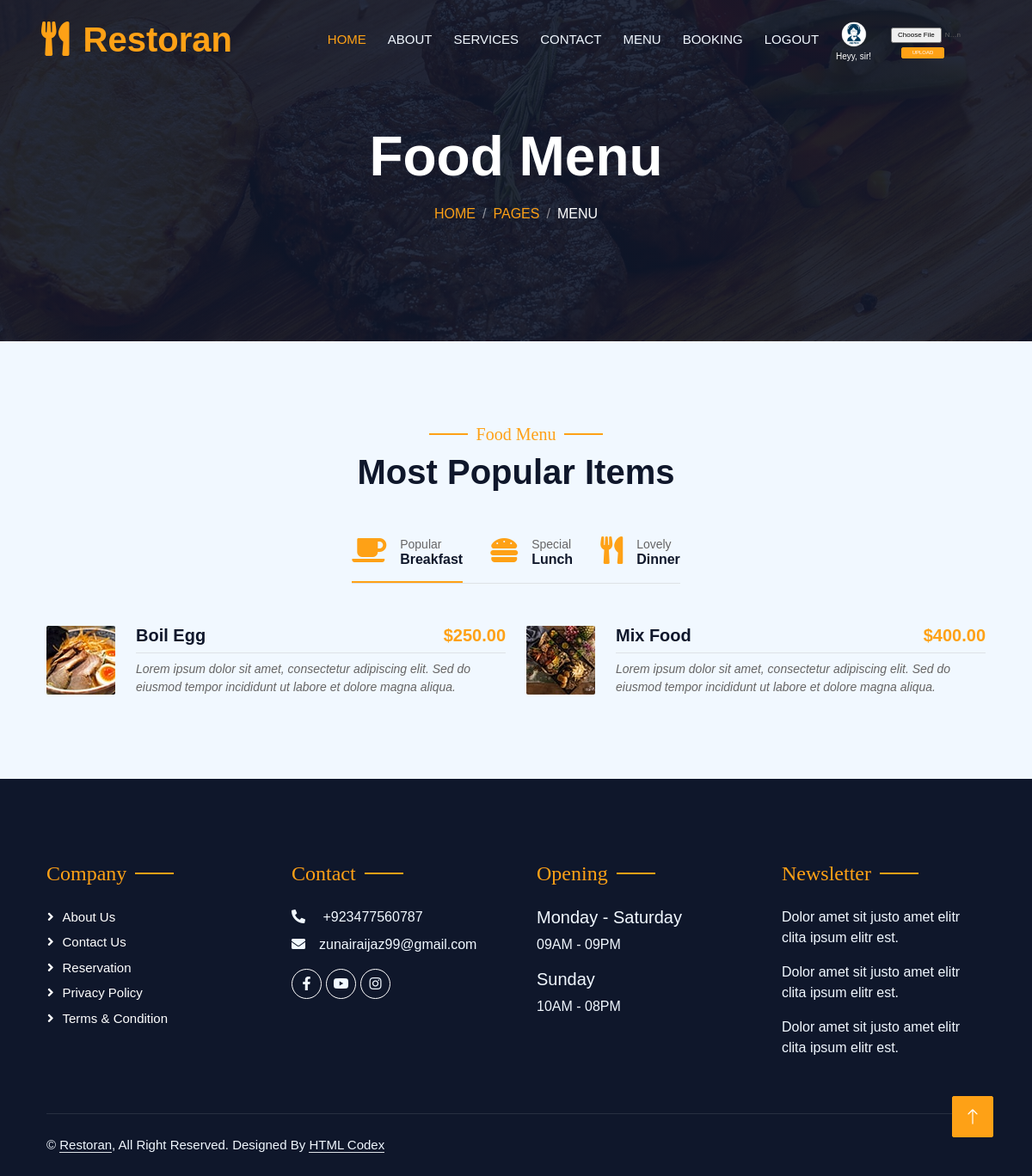
The app's page /menu/ (signed in) with its own data.
### home/models.py (models this page shows, shortened)
class User_profile(models.Model):
    user = models.OneToOneField(User, on_delete=models.CASCADE, related_name='user_profile')
    profile_picture = models.ImageField(
        upload_to='profile_pictures/',  # better folder name for uploads
        blank=True
    )

class MenuItem(models.Model):
    CATEGORY_CHOICES = [
        ('breakfast', 'Breakfast'),
        ('lunch', 'Lunch'),
        ('dinner', 'Dinner'),
    ]
    name = models.CharField(max_length=100)
    description = models.TextField()
    price = models.DecimalField(max_digits=6, decimal_places=2)
    image = models.ImageField(upload_to='menu_images/')
    category = models.CharField(max_length=10, choices=CATEGORY_CHOICES)
    from django.db import models

### home/views.py (the view)
# urls.py: path('menu/', views.menu, name='menu'),  # Menu list page
def menu(request):
    breakfast_items = MenuItem.objects.filter(category='breakfast')
    lunch_items = MenuItem.objects.filter(category='lunch')
    dinner_items = MenuItem.objects.filter(category='dinner')
    context = {
        'breakfast_items': breakfast_items,
        'lunch_items': lunch_items,
        'dinner_items': dinner_items,
    }
    return render(request, 'menu.html', context)

### templates/menu.html (shortened to what this page needs)
{% extends "base.html" %}
{% load static %}
{% block body %}
  <div class="container-xxl py-5 bg-dark hero-header mb-5">
                <div class="container text-center my-5 pt-5 pb-4">
                    <h1 class="display-3 text-white mb-3 animated slideInDown">Food Menu</h1>
                    <nav aria-label="breadcrumb">
                        <ol class="breadcrumb justify-content-center text-uppercase">
                            <li class="breadcrumb-item"><a href="#">Home</a></li>
                            <li class="breadcrumb-item"><a href="#">Pages</a></li>
                            <li class="breadcrumb-item text-white active" aria-current="page">Menu</li>
                        </ol>
                    </nav>
                </div>
            </div>
{% load static %}
{% if user.is_authenticated %}
  <div class="container-xxl py-5">
    <div class="container">
      <div class="text-center wow fadeInUp" data-wow-delay="0.1s">
        <h5 class="section-title ff-secondary text-center text-primary fw-normal">Food Menu</h5>
        <h1 class="mb-5">Most Popular Items</h1>
      </div>
      <div class="tab-class text-center wow fadeInUp" data-wow-delay="0.1s">
        <ul class="nav nav-pills d-inline-flex justify-content-center border-bottom mb-5">
          <li class="nav-item">
            <a class="d-flex align-items-center text-start mx-3 ms-0 pb-3 active" data-bs-toggle="pill" href="#tab-1">
              <i class="fa fa-coffee fa-2x text-primary"></i>
              <div class="ps-3">
                <small class="text-body">Popular</small>
                <h6 class="mt-n1 mb-0">Breakfast</h6>
              </div>
            </a>
          </li>
          <li class="nav-item">
            <a class="d-flex align-items-center text-start mx-3 pb-3" data-bs-toggle="pill" href="#tab-2">
              <i class="fa fa-hamburger fa-2x text-primary"></i>
              <div class="ps-3">
                <small class="text-body">Special</small>
                <h6 class="mt-n1 mb-0">Lunch</h6>
              </div>
            </a>
          </li>
          <li class="nav-item">
            <a class="d-flex align-items-center text-start mx-3 me-0 pb-3" data-bs-toggle="pill" href="#tab-3">
              <i class="fa fa-utensils fa-2x text-primary"></i>
              <div class="ps-3">
                <small class="text-body">Lovely</small>
                <h6 class="mt-n1 mb-0">Dinner</h6>
              </div>
            </a>
          </li>
        </ul>
        <div class="tab-content">
          <div id="tab-1" class="tab-pane fade show p-0 active">
            <div class="row g-4">
              {% for item in breakfast_items %}
              <div class="col-lg-6">
                <div class="d-flex align-items-center">
                  <img src="{{ item.image.url }}" class="flex-shrink-0 img-fluid rounded" style="width: 80px;" alt="{{ item.name }}">
                  <div class="w-100 d-flex flex-column text-start ps-4">
                    <h5 class="d-flex justify-content-between border-bottom pb-2">
                      <span>{{ item.name }}</span>
                      <span class="text-primary">${{ item.price }}</span>
                    </h5>
                    <small class="fst-italic">{{ item.description }}</small>
                  </div>
                </div>
              </div>
              {% empty %}
              <p>No breakfast items found.</p>
              {% endfor %}
            </div>
          </div>
        </div>
      </div>
    </div>
  </div>
{% else %}
  <div class="container text-center mt-5">
    <h2 class="text-dark">You must be logged in to view the menu.</h2>
    <a class="btn btn-primary mt-3" href="{% url 'login' %}">Login Here</a>
  </div>
{% endif %}
{% endblock body %}

### templates/base.html (shortened to what this page needs)
{% load static %}
<!doctype html>
<html lang="eng">
  <head>
 <link href="https://cdn.jsdelivr.net/npm/bootstrap@5.3.0/dist/css/bootstrap.min.css" rel="stylesheet">
<link href="https://cdnjs.cloudflare.com/ajax/libs/font-awesome/5.10.0/css/all.min.css" rel="stylesheet">
<link href="https://cdn.jsdelivr.net/npm/bootstrap-icons@1.4.1/font/bootstrap-icons.css" rel="stylesheet">
<link rel="stylesheet" href="{% static 'css/bootstrap.min.css' %}" >
 <link rel="stylesheet" href="{% static 'css/style.css' %}">
{% load static %}
  </head>
  <body>
        <div class="container-xxl position-relative p-0">
            <nav class="navbar navbar-expand-lg navbar-dark bg-dark px-4 px-lg-5 py-3 py-lg-0">
                <a href="" class="navbar-brand p-0">
                    <h1 class="text-primary m-0"><i class="fa fa-utensils me-3"></i>Restoran</h1>
                </a>
                <div class="collapse navbar-collapse" id="navbarCollapse">
                    <div class="navbar-nav ms-auto py-0 pe-4">
                      <li class="nav-item">
               <a class="nav-link active" aria-current="page"  href="/">Home</a>
            </li>
                       <li class="nav-item">
              <a class="nav-link" href="/about">About</a>
            </li>
                   <li class="nav-item">
              <a class="nav-link" href="/services">Services</a>
            </li>
             <li class="nav-item">
              <a class="nav-link" href="/contact">Contact</a>
            </li>
                        <li class="nav-item">
              <a class="nav-link" href="/menu">Menu</a>
            </li>
                        <li class="nav-item">
              <a class="nav-link" href="/booking">Booking</a>
            </li>
        {% if user.is_authenticated %}
    <li class="nav-item">
        <a class="nav-link" href="/logout">Logout</a>
    </li>
    <li style="display: flex; align-items: center; margin-left: 20px; margin-top: 5px;">
        <div style="display: flex; flex-direction: column; align-items: center; margin-right: 15px;">
            {% if request.user.user_profile and request.user.user_profile.profile_picture %}
                <img src="{{ request.user.user_profile.profile_picture.url }}" alt="Profile Picture"
                     style="height: 30px; width: 30px; border-radius: 50%; object-fit: cover;">
            {% else %}
                <img src="/media/default.jpg" alt="Default Profile Picture"
                     style="height: 30px; width: 30px; border-radius: 50%; object-fit: cover;">
            {% endif %}
            <span style="color: white; font-size: 10px; margin-top: 3px;">Heyy, {{ user.username }}!</span>
        </div>
        <form method="post" enctype="multipart/form-data" action="{% url 'update_profile_picture' %}" style="display: flex; flex-direction: column;">
            <input type="file" name="profile_picture" id="profile_picture"
                   style="font-size: 8px; padding: 2px 8px; width: 100px; margin-bottom: 3px;">
            <button type="submit" class="btn btn-primary"
                    style="font-size: 6px; padding: 1px; width: 50px; height: 13px; margin-left: 20px;">
                Upload
            </button>
        </form>
    </li>
{% endif %}
</nav>
      {% block body %}{% endblock body %}
        <div class="container-fluid bg-dark text-light footer pt-5 mt-5 wow fadeIn" data-wow-delay="0.1s">
            <div class="container py-5">
                <div class="row g-5">
                    <div class="col-lg-3 col-md-6">
                        <h4 class="section-title ff-secondary text-start text-primary fw-normal mb-4">Company</h4>
                        <a class="btn btn-link" href="">About Us</a>
                        <a class="btn btn-link" href="">Contact Us</a>
                        <a class="btn btn-link" href="">Reservation</a>
                        <a class="btn btn-link" href="">Privacy Policy</a>
                        <a class="btn btn-link" href="">Terms & Condition</a>
                    </div>
                    <div class="col-lg-3 col-md-6">
                        <h4 class="section-title ff-secondary text-start text-primary fw-normal mb-4">Contact</h4>
                     <p class="mb-2">
  <i class="fa fa-phone-alt me-3"></i>
  <a href="https://wa.me/923477560787" target="_blank" style="color: inherit; text-decoration: none;">
    +923477560787
  </a>
</p>
                        <p class="mb-2"><i class="fa fa-envelope me-3"></i>zunairaijaz99@gmail.com</p>
                        <div class="d-flex pt-2">
                            <a class="btn btn-outline-light btn-social" href="https://web.facebook.com/"><i class="fab fa-facebook-f"></i></a>
                            <a class="btn btn-outline-light btn-social" href="https://youtube.com/@zoyaijaz-x5h?si=_ztBGo02Rzm1wqsN"><i class="fab fa-youtube"></i></a>
                            <a class="btn btn-outline-light btn-social" href="https://www.instagram.com/huzaifa_ch22?igsh=MXhlZmJtaHRmb3dqZg="><i class="fab fa-instagram"></i></a>
                        </div>
                    </div>
                    <div class="col-lg-3 col-md-6">
                        <h4 class="section-title ff-secondary text-start text-primary fw-normal mb-4">Opening</h4>
                        <h5 class="text-light fw-normal">Monday - Saturday</h5>
                        <p>09AM - 09PM</p>
                        <h5 class="text-light fw-normal">Sunday</h5>
                        <p>10AM - 08PM</p>
                    </div>
                    <div class="col-lg-3 col-md-6">
                        <h4 class="section-title ff-secondary text-start text-primary fw-normal mb-4">Newsletter</h4>
                        <p>Dolor amet sit justo amet elitr clita ipsum elitr est.</p>
                             <p>Dolor amet sit justo amet elitr clita ipsum elitr est.</p>
                                  <p>Dolor amet sit justo amet elitr clita ipsum elitr est.</p>
                    </div>
                </div>
            </div>
            <div class="container">
                <div class="copyright">
                    <div class="row">
                        <div class="col-md-6 text-center text-md-start mb-3 mb-md-0">
                            &copy; <a class="border-bottom" href="#">Restoran</a>, All Right Reserved.
							Designed By <a class="border-bottom" href="https://htmlcodex.com">HTML Codex</a>
                        </div>
                        <div class="col-md-6 text-center text-md-end">
                        </div>
                    </div>
                </div>
            </div>
        </div>
        <a href="#" class="btn btn-lg btn-primary btn-lg-square back-to-top"><i class="bi bi-arrow-up"></i></a>
    </div>
  </body>
</html>

### static/css/style.css (style rules this page uses)
:root { --primary: #FEA116; --light: #F1F8FF; --dark: #0F172B; }
.ff-secondary { font-family: 'Pacifico', cursive; }
.back-to-top { position: fixed; display: none; right: 45px; bottom: 45px; z-index: 99; }
.btn { font-family: 'Nunito', sans-serif; font-weight: 500; text-transform: uppercase; transition: .5s; }
.btn.btn-primary, .btn.btn-secondary { color: #FFFFFF; }
.btn-lg-square { width: 48px; height: 48px; }
.btn-square, .btn-sm-square, .btn-lg-square { padding: 0; display: flex; align-items: center; justify-content: center; font-weight: normal; border-radius: 2px; }
.navbar-dark .navbar-nav .nav-link { position: relative; margin-left: 25px; padding: 35px 0; font-size: 15px; color: var(--light) !important; text-transform: uppercase; font-weight: 500; outline: none; transition: .5s; }
.navbar-dark .navbar-nav .nav-link:hover, .navbar-dark .navbar-nav .nav-link.active { color: var(--primary) !important; }
@media (min-width: 992px) { .navbar-dark { position: absolute; width: 100%; top: 0; left: 0; z-index: 999; background: transparent !important; } }
.hero-header { background: linear-gradient(rgba(15, 23, 43, .9), rgba(15, 23, 43, .9)), url('../bg-hero.jpg'); background-position: center center; background-repeat: no-repeat; background-size: cover; }
.breadcrumb-item + .breadcrumb-item::before { color: rgba(255, 255, 255, .5); }
.section-title { position: relative; display: inline-block; }
.section-title::before { position: absolute; content: ""; width: 45px; height: 2px; top: 50%; left: -55px; margin-top: -1px; background: var(--primary); }
.section-title::after { position: absolute; content: ""; width: 45px; height: 2px; top: 50%; right: -55px; margin-top: -1px; background: var(--primary); }
.section-title.text-start::before, .section-title.text-end::after { display: none; }
.nav-pills .nav-item .active { border-bottom: 2px solid var(--primary); }
.footer .btn.btn-social { margin-right: 5px; width: 35px; height: 35px; display: flex; align-items: center; justify-content: center; color: var(--light); border: 1px solid #FFFFFF; border-radius: 35px; transition: .3s; }
.footer .btn.btn-link { display: block; margin-bottom: 5px; padding: 0; text-align: left; color: #FFFFFF; font-size: 15px; font-weight: normal; text-transform: capitalize; transition: .3s; }
.footer .btn.btn-link::before { position: relative; content: "\f105"; font-family: "Font Awesome 5 Free"; font-weight: 900; margin-right: 10px; }
.footer .copyright { padding: 25px 0; font-size: 15px; border-top: 1px solid rgba(256, 256, 256, .1); }
.footer .copyright a { color: var(--light); }
html { height: 100%; }

### records on screen
MenuItem: image (picture), name "Boil Egg", price "250.00", description "Lorem ipsum dolor sit amet, consectetur adipiscing elit. Sed do eiusmod tempor incididunt ut labore et dolore magna aliqua."
MenuItem: image (picture), name "Mix Food", price "400.00", description "Lorem ipsum dolor sit amet, consectetur adipiscing elit. Sed do eiusmod tempor incididunt ut labore et dolore magna aliqua."

### other values on screen
{{ user.username }} "sir"
